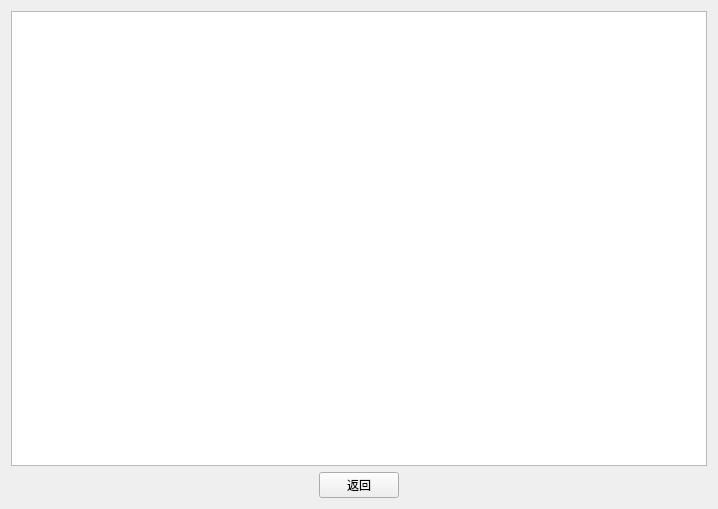
<?xml version="1.0" encoding="UTF-8"?>
<ui version="4.0">
 <class>PlayerForm</class>
 <widget class="QWidget" name="PlayerForm">
  <property name="geometry">
   <rect>
    <x>0</x>
    <y>0</y>
    <width>718</width>
    <height>509</height>
   </rect>
  </property>
  <property name="windowTitle">
   <string>Form</string>
  </property>
  <layout class="QVBoxLayout" name="verticalLayout">
   <item>
    <layout class="QVBoxLayout" name="verticalLayout_2" stretch="0,0">
     <item>
      <widget class="QTableView" name="table_replay"/>
     </item>
     <item>
      <layout class="QHBoxLayout" name="horizontalLayout">
       <item>
        <spacer name="horizontalSpacer">
         <property name="orientation">
          <enum>Qt::Horizontal</enum>
         </property>
         <property name="sizeHint" stdset="0">
          <size>
           <width>40</width>
           <height>20</height>
          </size>
         </property>
        </spacer>
       </item>
       <item>
        <widget class="QPushButton" name="cancel">
         <property name="text">
          <string>返回</string>
         </property>
        </widget>
       </item>
       <item>
        <spacer name="horizontalSpacer_2">
         <property name="orientation">
          <enum>Qt::Horizontal</enum>
         </property>
         <property name="sizeHint" stdset="0">
          <size>
           <width>40</width>
           <height>20</height>
          </size>
         </property>
        </spacer>
       </item>
      </layout>
     </item>
    </layout>
   </item>
  </layout>
 </widget>
 <resources/>
 <connections/>
</ui>
